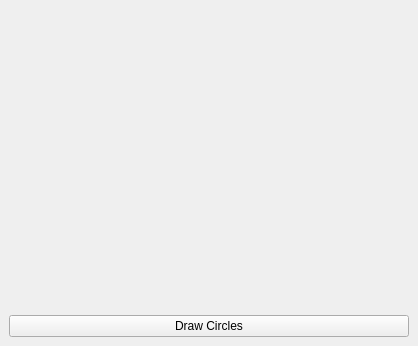
<?xml version="1.0" encoding="UTF-8"?>
<ui version="4.0">
 <class>MainWindow</class>
 <widget class="QMainWindow" name="MainWindow">
  <property name="geometry">
   <rect>
    <x>0</x>
    <y>0</y>
    <width>400</width>
    <height>300</height>
   </rect>
  </property>
  <property name="windowTitle">
   <string>MainWindow</string>
  </property>
  <widget class="QWidget" name="centralwidget">
   <layout class="QVBoxLayout" name="verticalLayout">
    <item>
     <widget class="QLabel" name="label">
      <property name="text">
       <string/>
      </property>
      <property name="pixmap">
       <pixmap/>
      </property>
      <property name="minimumSize">
       <size>
        <width>400</width>
        <height>300</height>
       </size>
      </property>
      <property name="maximumSize">
       <size>
        <width>400</width>
        <height>300</height>
       </size>
      </property>
     </widget>
    </item>
    <item>
     <widget class="QPushButton" name="pushButton">
      <property name="text">
       <string>Draw Circles</string>
      </property>
     </widget>
    </item>
   </layout>
  </widget>
 </widget>
 <resources/>
 <connections/>
</ui>
